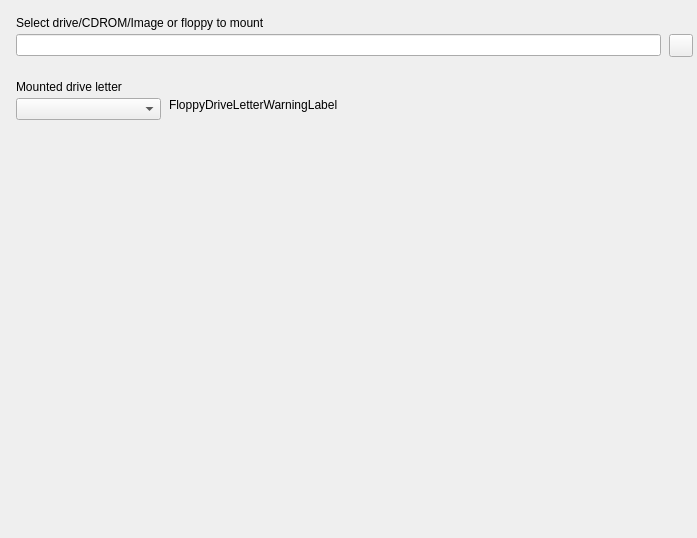
<?xml version="1.0" encoding="UTF-8"?>
<ui version="4.0">
  <class>ProfileMountEditorFloppyDriveFrame</class>
  <widget class="QWidget" name="ProfileMountEditorFloppyDriveFrame">
    <property name="geometry"><rect><x>0</x><y>0</y><width>697</width><height>538</height></rect></property>
    <property name="vclDesignWidth" stdset="0"><number>697</number></property>
    <property name="vclDesignHeight" stdset="0"><number>538</number></property>
    <layout class="QVBoxLayout" name="ProfileMountEditorFloppyDriveFrame_Layout" stretch="0,0,0,1">
      <property name="leftMargin"><number>16</number></property>
      <property name="topMargin"><number>16</number></property>
      <property name="rightMargin"><number>4</number></property>
      <property name="bottomMargin"><number>8</number></property>
      <property name="spacing"><number>0</number></property>
      <item>
        <layout class="QGridLayout" name="ProfileMountEditorFloppyDriveFrame_Section1" columnstretch="0,1,0">
          <property name="leftMargin"><number>0</number></property>
          <property name="topMargin"><number>0</number></property>
          <property name="rightMargin"><number>0</number></property>
          <property name="bottomMargin"><number>0</number></property>
          <property name="horizontalSpacing"><number>8</number></property>
          <property name="verticalSpacing"><number>4</number></property>
          <item row="0" column="0" colspan="2">
            <widget class="QLabel" name="FloppyEdit_EditLabel">
              <property name="text"><string>Select drive/CDROM/Image or floppy to mount</string></property>
              <property name="textFormat"><enum>Qt::PlainText</enum></property>
              <property name="vclFocusControl" stdset="0"><string notr="true">FloppyEdit</string></property>
              <property name="vclLabeledEditOf" stdset="0"><string notr="true">FloppyEdit</string></property>
            </widget>
          </item>
          <item row="1" column="0" colspan="2">
            <widget class="QLineEdit" name="FloppyEdit">
      </widget>
          </item>
          <item row="1" column="2" alignment="Qt::AlignRight">
            <widget class="QToolButton" name="FloppyButton">
              <property name="tag" stdset="0"><number>1</number></property>
              <property name="icon"><iconset resource="../../resources/dfend.qrc"><normaloff>:/glyphs/f94df2c8efcaad41.png</normaloff></iconset></property>
              <property name="iconSize"><size><width>16</width><height>16</height></size></property>
              <property name="minimumSize"><size><width>23</width><height>0</height></size></property>
            </widget>
          </item>
          <item row="0" column="1">
            <spacer name="ProfileMountEditorFloppyDriveFrame_Section1_HFill">
              <property name="orientation"><enum>Qt::Horizontal</enum></property>
              <property name="sizeHint" stdset="0"><size><width>0</width><height>0</height></size></property>
            </spacer>
          </item>
        </layout>
      </item>
      <item>
        <spacer name="ProfileMountEditorFloppyDriveFrame_Gap1">
          <property name="orientation"><enum>Qt::Vertical</enum></property>
          <property name="sizeType"><enum>QSizePolicy::Fixed</enum></property>
          <property name="sizeHint" stdset="0"><size><width>0</width><height>23</height></size></property>
        </spacer>
      </item>
      <item>
        <layout class="QGridLayout" name="ProfileMountEditorFloppyDriveFrame_Section2" columnstretch="0,0,1">
          <property name="leftMargin"><number>0</number></property>
          <property name="topMargin"><number>0</number></property>
          <property name="rightMargin"><number>0</number></property>
          <property name="bottomMargin"><number>0</number></property>
          <property name="horizontalSpacing"><number>8</number></property>
          <property name="verticalSpacing"><number>4</number></property>
          <item row="0" column="0" colspan="3">
            <widget class="QLabel" name="FloppyDriveLetterLabel">
              <property name="text"><string>Mounted drive letter</string></property>
              <property name="textFormat"><enum>Qt::PlainText</enum></property>
              <property name="alignment"><set>Qt::AlignLeft|Qt::AlignTop</set></property>
            </widget>
          </item>
          <item row="1" column="0" alignment="Qt::AlignLeft">
            <widget class="QComboBox" name="FloppyDriveLetterComboBox">
              <property name="editable"><bool>false</bool></property>
              <property name="maxVisibleItems"><number>8</number></property>
              <property name="minimumSize"><size><width>145</width><height>0</height></size></property>
            </widget>
          </item>
          <item row="1" column="1" colspan="2">
            <widget class="QLabel" name="FloppyDriveLetterWarningLabel">
              <property name="visible"><bool>false</bool></property>
              <property name="text"><string>FloppyDriveLetterWarningLabel</string></property>
              <property name="textFormat"><enum>Qt::PlainText</enum></property>
              <property name="wordWrap"><bool>true</bool></property>
              <property name="alignment"><set>Qt::AlignLeft|Qt::AlignTop</set></property>
            </widget>
          </item>
          <item row="0" column="2">
            <spacer name="ProfileMountEditorFloppyDriveFrame_Section2_HFill">
              <property name="orientation"><enum>Qt::Horizontal</enum></property>
              <property name="sizeHint" stdset="0"><size><width>0</width><height>0</height></size></property>
            </spacer>
          </item>
        </layout>
      </item>
      <item>
        <spacer name="ProfileMountEditorFloppyDriveFrame_VFill">
          <property name="orientation"><enum>Qt::Vertical</enum></property>
          <property name="sizeHint" stdset="0"><size><width>0</width><height>0</height></size></property>
        </spacer>
      </item>
    </layout>
  </widget>
  <tabstops>
    <tabstop>FloppyEdit</tabstop>
    <tabstop>FloppyDriveLetterComboBox</tabstop>
  </tabstops>
  <resources>
    <include location="../../resources/dfend.qrc" />
  </resources>
  <connections />
</ui>
